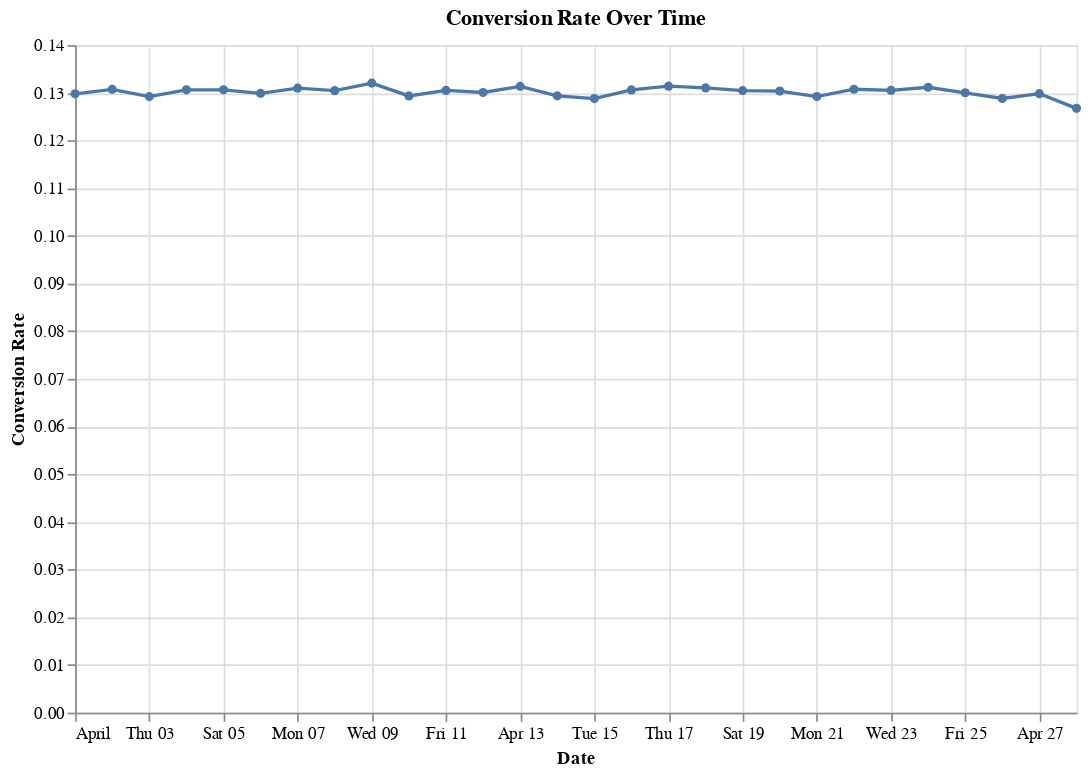

Notebook code cell kept with this figure:
### Markdown cell above
### Conversion Rate Over Time

### Code cell
conversion_rate_time = data.groupby('Visit_Date')['Converted'].mean().reset_index()
line_chart = alt.Chart(conversion_rate_time).mark_line(point=True).encode(
    x=alt.X('Visit_Date:T', title='Date'),
    y=alt.Y('Converted:Q', title='Conversion Rate'),
    tooltip=['Visit_Date', 'Converted']
).properties(
    width=600,
    height=400,
    title='Conversion Rate Over Time'
)
line_chart

### Figure 1 — Vega-Lite specification as saved in the notebook (floating-point values rounded to 4 significant figures)
{"config": {"view": {"continuousWidth": 300, "continuousHeight": 300}}, "data": {"name": "data-2ec6df11e4badcb3b7310c2aa206ce69"}, "mark": {"type": "line", "point": true}, "encoding": {"tooltip": [{"field": "Visit_Date", "type": "temporal"}, {"field": "Converted", "type": "quantitative"}], "x": {"field": "Visit_Date", "title": "Date", "type": "temporal"}, "y": {"field": "Converted", "title": "Conversion Rate", "type": "quantitative"}}, "height": 400, "title": "Conversion Rate Over Time", "width": 600, "$schema": "https://vega.github.io/schema/vega-lite/v5.20.1.json", "datasets": {"data-2ec6df11e4badcb3b7310c2aa206ce69": [{"Visit_Date": "2025-04-01T00:00:00", "Converted": 0.1298}, {"Visit_Date": "2025-04-02T00:00:00", "Converted": 0.1307}, {"Visit_Date": "2025-04-03T00:00:00", "Converted": 0.1292}, {"Visit_Date": "2025-04-04T00:00:00", "Converted": 0.1306}, {"Visit_Date": "2025-04-05T00:00:00", "Converted": 0.1306}, {"Visit_Date": "2025-04-06T00:00:00", "Converted": 0.1299}, {"Visit_Date": "2025-04-07T00:00:00", "Converted": 0.131}, {"Visit_Date": "2025-04-08T00:00:00", "Converted": 0.1304}, {"Visit_Date": "2025-04-09T00:00:00", "Converted": 0.132}, {"Visit_Date": "2025-04-10T00:00:00", "Converted": 0.1293}, {"Visit_Date": "2025-04-11T00:00:00", "Converted": 0.1305}, {"Visit_Date": "2025-04-12T00:00:00", "Converted": 0.1301}, {"Visit_Date": "2025-04-13T00:00:00", "Converted": 0.1313}, {"Visit_Date": "2025-04-14T00:00:00", "Converted": 0.1293}, {"Visit_Date": "2025-04-15T00:00:00", "Converted": 0.1288}, {"Visit_Date": "2025-04-16T00:00:00", "Converted": 0.1306}, {"Visit_Date": "2025-04-17T00:00:00", "Converted": 0.1314}, {"Visit_Date": "2025-04-18T00:00:00", "Converted": 0.131}, {"Visit_Date": "2025-04-19T00:00:00", "Converted": 0.1304}, {"Visit_Date": "2025-04-20T00:00:00", "Converted": 0.1303}, {"Visit_Date": "2025-04-21T00:00:00", "Converted": 0.1292}, {"Visit_Date": "2025-04-22T00:00:00", "Converted": 0.1307}, {"Visit_Date": "2025-04-23T00:00:00", "Converted": 0.1305}, {"Visit_Date": "2025-04-24T00:00:00", "Converted": 0.1312}, {"Visit_Date": "2025-04-25T00:00:00", "Converted": 0.13}, {"Visit_Date": "2025-04-26T00:00:00", "Converted": 0.1288}, {"Visit_Date": "2025-04-27T00:00:00", "Converted": 0.1298}, {"Visit_Date": "2025-04-28T00:00:00", "Converted": 0.1267}]}}
